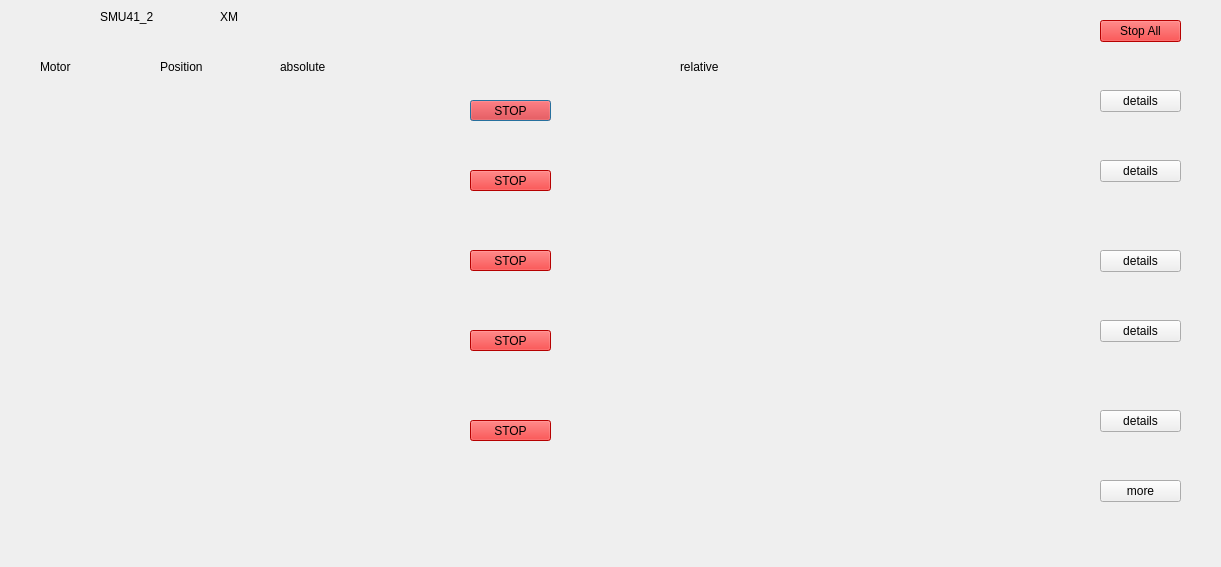
<?xml version="1.0" encoding="UTF-8"?>
<ui version="4.0">
 <class>smu2_xm</class>
 <widget class="QDialog" name="smu2_xm">
  <property name="geometry">
   <rect>
    <x>0</x>
    <y>0</y>
    <width>1221</width>
    <height>567</height>
   </rect>
  </property>
  <property name="windowTitle">
   <string>Dialog</string>
  </property>
  <widget class="QLabel" name="label">
   <property name="geometry">
    <rect>
     <x>100</x>
     <y>10</y>
     <width>59</width>
     <height>14</height>
    </rect>
   </property>
   <property name="text">
    <string>SMU41_2</string>
   </property>
  </widget>
  <widget class="QLabel" name="label_6">
   <property name="geometry">
    <rect>
     <x>220</x>
     <y>10</y>
     <width>59</width>
     <height>14</height>
    </rect>
   </property>
   <property name="text">
    <string>XM</string>
   </property>
  </widget>
  <widget class="QCAPushButton" name="pushButton">
   <property name="geometry">
    <rect>
     <x>470</x>
     <y>100</y>
     <width>81</width>
     <height>21</height>
    </rect>
   </property>
   <property name="styleSheet">
    <string notr="true">background-color: rgb(255, 0, 0);</string>
   </property>
   <property name="text">
    <string>STOP</string>
   </property>
   <property name="pv" stdset="0">
    <string>SMU41_2:StopM1</string>
   </property>
  </widget>
  <widget class="QCAAxis" name="m1Axis_2" native="true">
   <property name="geometry">
    <rect>
     <x>620</x>
     <y>90</y>
     <width>420</width>
     <height>32</height>
    </rect>
   </property>
   <property name="description" stdset="0">
    <string/>
   </property>
   <property name="pvReadback" stdset="0">
    <string>SMU41_2:rdRelM1</string>
   </property>
   <property name="units" stdset="0">
    <string>steps</string>
   </property>
   <property name="pv" stdset="0">
    <string>SMU41_2:RelM1</string>
   </property>
  </widget>
  <widget class="QCAAxis" name="m9Axis_1" native="true">
   <property name="geometry">
    <rect>
     <x>10</x>
     <y>410</y>
     <width>420</width>
     <height>32</height>
    </rect>
   </property>
   <property name="description" stdset="0">
    <string>M9 Left Rz</string>
   </property>
   <property name="pvReadback" stdset="0">
    <string>SMU41_2:rdPosM9</string>
   </property>
   <property name="units" stdset="0">
    <string>steps</string>
   </property>
   <property name="pv" stdset="0">
    <string>SMU41_2:AbsM9</string>
   </property>
  </widget>
  <widget class="QPushButton" name="pushButton_10">
   <property name="geometry">
    <rect>
     <x>1100</x>
     <y>410</y>
     <width>81</width>
     <height>22</height>
    </rect>
   </property>
   <property name="text">
    <string>details</string>
   </property>
  </widget>
  <widget class="QCAAxis" name="m9Axis_2" native="true">
   <property name="geometry">
    <rect>
     <x>620</x>
     <y>410</y>
     <width>420</width>
     <height>32</height>
    </rect>
   </property>
   <property name="description" stdset="0">
    <string/>
   </property>
   <property name="pvReadback" stdset="0">
    <string>SMU41_2:rdRelM9</string>
   </property>
   <property name="units" stdset="0">
    <string>steps</string>
   </property>
   <property name="pv" stdset="0">
    <string>SMU41_2:RelM9</string>
   </property>
  </widget>
  <widget class="QCAPushButton" name="pushButton_9">
   <property name="geometry">
    <rect>
     <x>470</x>
     <y>330</y>
     <width>81</width>
     <height>21</height>
    </rect>
   </property>
   <property name="styleSheet">
    <string notr="true">background-color: rgb(255, 0, 0);</string>
   </property>
   <property name="text">
    <string>STOP</string>
   </property>
   <property name="pv" stdset="0">
    <string>SMU41_2:StopM8</string>
   </property>
  </widget>
  <widget class="QCAAxis" name="m8Axis_2" native="true">
   <property name="geometry">
    <rect>
     <x>620</x>
     <y>320</y>
     <width>420</width>
     <height>32</height>
    </rect>
   </property>
   <property name="description" stdset="0">
    <string/>
   </property>
   <property name="pvReadback" stdset="0">
    <string>SMU41_2:rdRelM8</string>
   </property>
   <property name="units" stdset="0">
    <string>steps</string>
   </property>
   <property name="pv" stdset="0">
    <string>SMU41_2:RelM8</string>
   </property>
  </widget>
  <widget class="QCAAxis" name="m6Axis_1" native="true">
   <property name="geometry">
    <rect>
     <x>10</x>
     <y>170</y>
     <width>420</width>
     <height>32</height>
    </rect>
   </property>
   <property name="description" stdset="0">
    <string>M6 Left Rz</string>
   </property>
   <property name="pvReadback" stdset="0">
    <string>SMU41_2:rdPosM6</string>
   </property>
   <property name="units" stdset="0">
    <string>steps</string>
   </property>
   <property name="pv" stdset="0">
    <string>SMU41_2:AbsM6</string>
   </property>
  </widget>
  <widget class="QLabel" name="label_24">
   <property name="geometry">
    <rect>
     <x>680</x>
     <y>60</y>
     <width>59</width>
     <height>14</height>
    </rect>
   </property>
   <property name="text">
    <string>relative</string>
   </property>
  </widget>
  <widget class="QPushButton" name="pushButton_2">
   <property name="geometry">
    <rect>
     <x>1100</x>
     <y>90</y>
     <width>81</width>
     <height>22</height>
    </rect>
   </property>
   <property name="text">
    <string>details</string>
   </property>
  </widget>
  <widget class="QCAAxis" name="m6Axis_2" native="true">
   <property name="geometry">
    <rect>
     <x>620</x>
     <y>160</y>
     <width>420</width>
     <height>32</height>
    </rect>
   </property>
   <property name="description" stdset="0">
    <string/>
   </property>
   <property name="pvReadback" stdset="0">
    <string>SMU41_2:rdRelM6</string>
   </property>
   <property name="units" stdset="0">
    <string>steps</string>
   </property>
   <property name="pv" stdset="0">
    <string>SMU41_2:RelM6</string>
   </property>
  </widget>
  <widget class="QCAPushButton" name="pushButton_11">
   <property name="geometry">
    <rect>
     <x>470</x>
     <y>420</y>
     <width>81</width>
     <height>21</height>
    </rect>
   </property>
   <property name="styleSheet">
    <string notr="true">background-color: rgb(255, 0, 0);</string>
   </property>
   <property name="text">
    <string>STOP</string>
   </property>
   <property name="pv" stdset="0">
    <string>SMU41_2:StopM9</string>
   </property>
  </widget>
  <widget class="QPushButton" name="pushButton_12">
   <property name="geometry">
    <rect>
     <x>1100</x>
     <y>480</y>
     <width>81</width>
     <height>22</height>
    </rect>
   </property>
   <property name="text">
    <string>more</string>
   </property>
  </widget>
  <widget class="QLabel" name="label_2">
   <property name="geometry">
    <rect>
     <x>40</x>
     <y>60</y>
     <width>59</width>
     <height>14</height>
    </rect>
   </property>
   <property name="text">
    <string>Motor</string>
   </property>
  </widget>
  <widget class="QPushButton" name="pushButton_8">
   <property name="geometry">
    <rect>
     <x>1100</x>
     <y>320</y>
     <width>81</width>
     <height>22</height>
    </rect>
   </property>
   <property name="text">
    <string>details</string>
   </property>
  </widget>
  <widget class="QPushButton" name="pushButton_6">
   <property name="geometry">
    <rect>
     <x>1100</x>
     <y>250</y>
     <width>81</width>
     <height>22</height>
    </rect>
   </property>
   <property name="text">
    <string>details</string>
   </property>
  </widget>
  <widget class="QLabel" name="label_8">
   <property name="geometry">
    <rect>
     <x>280</x>
     <y>60</y>
     <width>59</width>
     <height>14</height>
    </rect>
   </property>
   <property name="text">
    <string>absolute</string>
   </property>
  </widget>
  <widget class="QCAAxis" name="m1Axis_1" native="true">
   <property name="geometry">
    <rect>
     <x>10</x>
     <y>100</y>
     <width>420</width>
     <height>32</height>
    </rect>
   </property>
   <property name="description" stdset="0">
    <string>M1 Switch</string>
   </property>
   <property name="pvReadback" stdset="0">
    <string>SMU41_2:rdPosM1</string>
   </property>
   <property name="units" stdset="0">
    <string>steps</string>
   </property>
   <property name="pv" stdset="0">
    <string>SMU41_2:AbsM1</string>
   </property>
  </widget>
  <widget class="QCAAxis" name="m7Axis_2" native="true">
   <property name="geometry">
    <rect>
     <x>620</x>
     <y>240</y>
     <width>420</width>
     <height>32</height>
    </rect>
   </property>
   <property name="description" stdset="0">
    <string/>
   </property>
   <property name="pvReadback" stdset="0">
    <string>SMU41_2:rdRelM7</string>
   </property>
   <property name="units" stdset="0">
    <string>steps</string>
   </property>
   <property name="pv" stdset="0">
    <string>SMU41_2:RelM7</string>
   </property>
  </widget>
  <widget class="QCAPushButton" name="pushButton_7">
   <property name="geometry">
    <rect>
     <x>470</x>
     <y>250</y>
     <width>81</width>
     <height>21</height>
    </rect>
   </property>
   <property name="styleSheet">
    <string notr="true">background-color: rgb(255, 0, 0);</string>
   </property>
   <property name="text">
    <string>STOP</string>
   </property>
   <property name="pv" stdset="0">
    <string>SMU41_2:StopM7</string>
   </property>
  </widget>
  <widget class="QLabel" name="label_5">
   <property name="geometry">
    <rect>
     <x>160</x>
     <y>60</y>
     <width>59</width>
     <height>14</height>
    </rect>
   </property>
   <property name="text">
    <string>Position</string>
   </property>
  </widget>
  <widget class="QCAAxis" name="m7Axis_1" native="true">
   <property name="geometry">
    <rect>
     <x>10</x>
     <y>240</y>
     <width>420</width>
     <height>32</height>
    </rect>
   </property>
   <property name="description" stdset="0">
    <string>M7 Left Rz</string>
   </property>
   <property name="pvReadback" stdset="0">
    <string>SMU41_2:rdPosM7</string>
   </property>
   <property name="units" stdset="0">
    <string>steps</string>
   </property>
   <property name="pv" stdset="0">
    <string>SMU41_2:AbsM7</string>
   </property>
  </widget>
  <widget class="QCAPushButton" name="pushButton_5">
   <property name="geometry">
    <rect>
     <x>470</x>
     <y>170</y>
     <width>81</width>
     <height>21</height>
    </rect>
   </property>
   <property name="styleSheet">
    <string notr="true">background-color: rgb(255, 0, 0);</string>
   </property>
   <property name="text">
    <string>STOP</string>
   </property>
   <property name="pv" stdset="0">
    <string>SMU41_2:StopM6</string>
   </property>
  </widget>
  <widget class="QCAAxis" name="m8Axis_1" native="true">
   <property name="geometry">
    <rect>
     <x>10</x>
     <y>320</y>
     <width>420</width>
     <height>32</height>
    </rect>
   </property>
   <property name="description" stdset="0">
    <string>M8 Left Rz</string>
   </property>
   <property name="pvReadback" stdset="0">
    <string>SMU41_2:rdPosM8</string>
   </property>
   <property name="units" stdset="0">
    <string>steps</string>
   </property>
   <property name="pv" stdset="0">
    <string>SMU41_2:AbsM8</string>
   </property>
  </widget>
  <widget class="QPushButton" name="pushButton_4">
   <property name="geometry">
    <rect>
     <x>1100</x>
     <y>160</y>
     <width>81</width>
     <height>22</height>
    </rect>
   </property>
   <property name="text">
    <string>details</string>
   </property>
  </widget>
  <widget class="QCAPushButton" name="pushButton_3">
   <property name="geometry">
    <rect>
     <x>1100</x>
     <y>20</y>
     <width>81</width>
     <height>22</height>
    </rect>
   </property>
   <property name="styleSheet">
    <string notr="true">background-color: rgb(255, 0, 0);</string>
   </property>
   <property name="text">
    <string>Stop All</string>
   </property>
   <property name="pv" stdset="0">
    <string>SMU41_2:Stop</string>
   </property>
  </widget>
 </widget>
 <customwidgets>
  <customwidget>
   <class>QCAPushButton</class>
   <extends>QPushButton</extends>
   <header>qcapushbutton.h</header>
  </customwidget>
  <customwidget>
   <class>QCAAxis</class>
   <extends>QWidget</extends>
   <header>qcaaxis.h</header>
  </customwidget>
 </customwidgets>
 <resources/>
 <connections/>
</ui>
